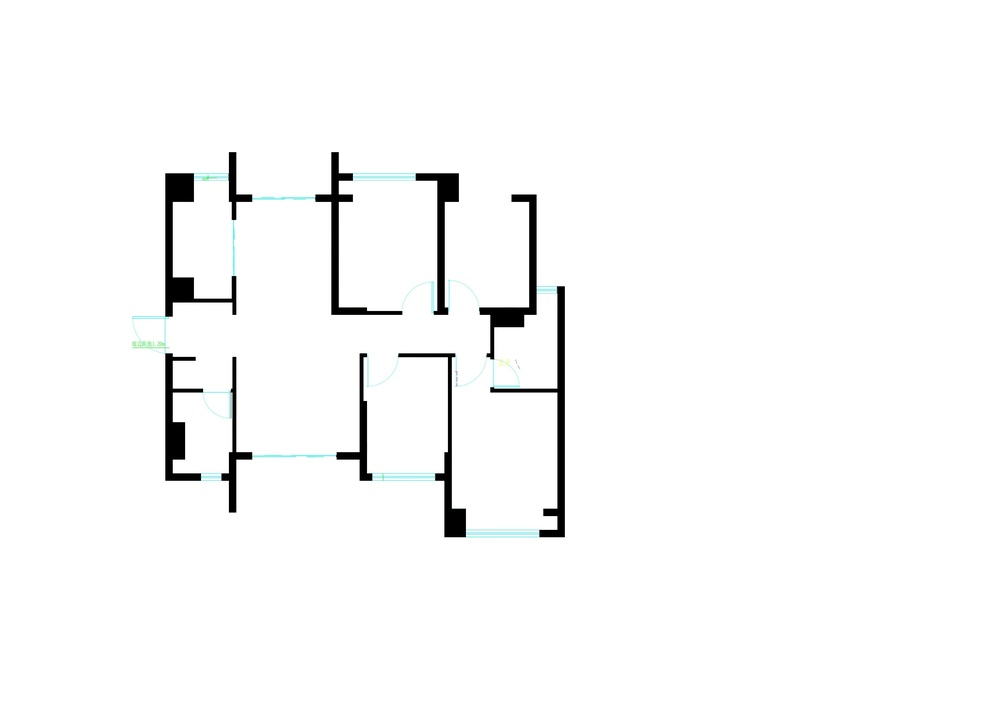
#> input picture DataProcess/ParseDoorLine/data/tmp_res2/tmp2.jpg, 999 x 706 px, shrunk from 2828 x 2000 before the run
$ python deal_convert1.py
#> lines starting #> are read from the running program, lines starting #| are printed output that depends on the picture; after the words box and inside, x2 and y2 are one past the last pixel; in counts of white or black regions, pixels touching at a corner belong together
### DataProcess/ParseDoorLine/src/deal_mask1.py
import cv2
import numpy as np
import os
import random

def imgRead(imgpath):
#> called with imgpath = '../data/tmp_res2/tmp2.jpg'
    if not os.path.exists(imgpath):
        print('img path not exist')
        return None
    return cv2.imdecode(np.fromfile(imgpath, dtype=np.uint8), cv2.IMREAD_COLOR)
#> returned value is the input picture: shape (706, 999, 3); mean B, G, R 248.9, 248.9, 248.7

# [5 lines left out: function imgReadGray, not called in this run]

def imgWrite(imgpath, img):
    cv2.imencode(os.path.splitext(imgpath)[1], img)[1].tofile(imgpath)

# [34 lines left out: functions is_binary_image, test_binary, not called in this run]

def filter_contours(contours, min_area=10):
    filtered_contours = [cnt for cnt in contours if cv2.contourArea(cnt) > min_area]
    return filtered_contours

# [114 lines left out: functions get_binary_contours, find_rooms, get_connected_region, not called in this run]


# [2 lines that do not run on import are left out]
    # get_connected_region()
    # test_binary()

### DataProcess/ParseDoorLine/src/deal_convert1.py
import cv2
import numpy as np
import json
from deal_mask1 import imgRead, imgReadGray, imgWrite, is_binary_image

# [121 lines left out: functions load_labelme_polygons, apply_mask_to_image, filter_others, load_labelme_polygons2, apply_mask_to_image2, paint_black, not called in this run]

def img_to_binary():
    img_path = '../data/tmp_res2/tmp2.jpg'
    img = imgRead(img_path)

    # # 提取蓝色通道
    # blue_channel = img[:, :, 0]
    # # 将蓝色通道转换为灰度图（实际上这里已经是灰度值）
    # gray_img = blue_channel

    gray_img = cv2.cvtColor(img, cv2.COLOR_BGR2GRAY)
    # res = is_binary_image(gray_img)
    # print('res:', res)

    imgWrite('../data/tmp_res2/tmp30.jpg', gray_img)

    # 对灰度图进行二值化处理
    _, binarized_img = cv2.threshold(gray_img, 1, 255, cv2.THRESH_BINARY)
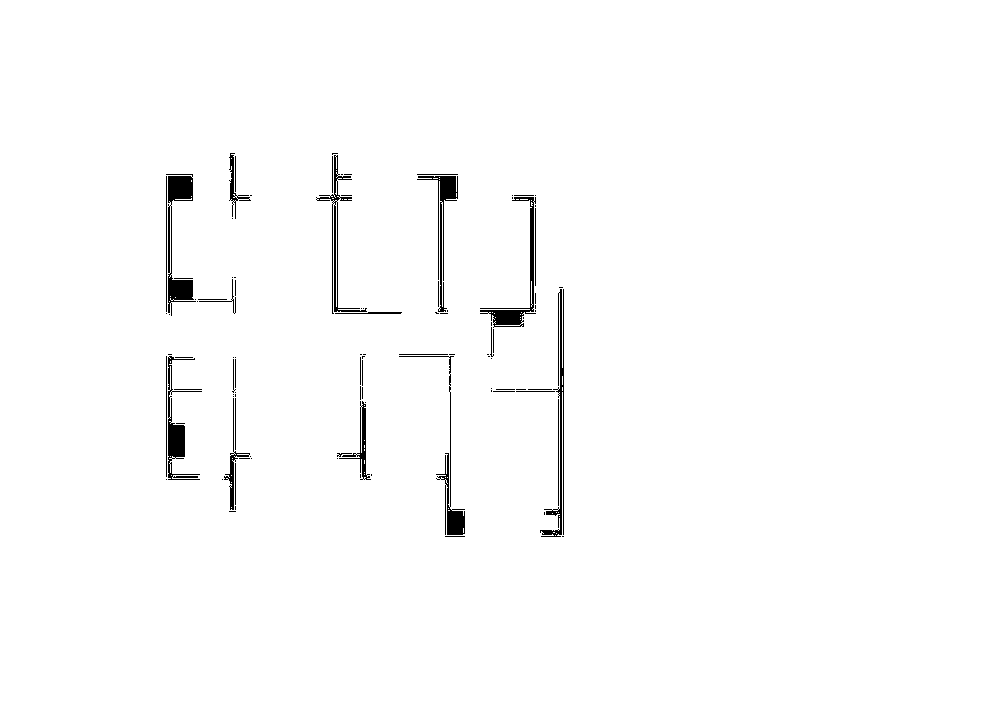
#> binarized_img: shape (706, 999); 98.6% white; 101 black regions (64 under 20 px), largest, box (x1, y1, x2, y2) and area: (166, 174, 196, 316) 1423, (480, 197, 536, 328) 1073, (540, 289, 564, 537) 1055

    # 保存二值化后的图像
    imgWrite('../data/tmp_res2/tmp3.jpg', binarized_img)


if __name__ == "__main__":
    # filter_others()
    # paint_black()
    img_to_binary()

$ run again, with DataProcess/ParseCeiling/imgs/templates/template1.jpg copied over DataProcess/ParseDoorLine/data/tmp_res2/tmp2.jpg
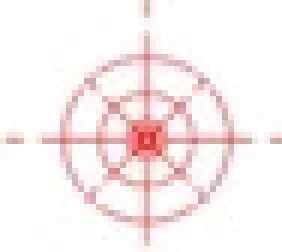
#> input picture DataProcess/ParseCeiling/imgs/templates/template1.jpg, 47 x 42 px, shrunk from 133 x 120 before the run (shown 6 times larger)
#> in imgRead, returned value is the input picture: shape (42, 47, 3); mean B, G, R 238.2, 238.7, 249.2
#> in img_to_binary, `gray_img = cv2.cvtColor(img, cv2.COLOR_BGR2GRAY)`:
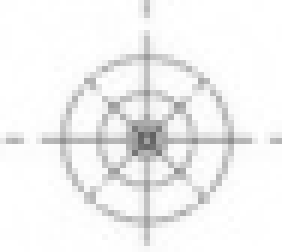
#> gray_img: shape (42, 47) (shown 6 times larger); min 97, max 255, mean 241.8
#> binarized_img: shape (42, 47); every value is 255

$ run again, with DataProcess/ParseCeiling/imgs/templates/template3.jpg copied over DataProcess/ParseDoorLine/data/tmp_res2/tmp2.jpg
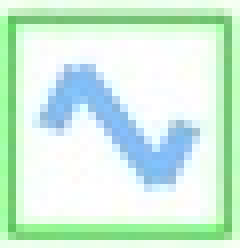
#> input picture DataProcess/ParseCeiling/imgs/templates/template3.jpg, 30 x 31 px, shrunk from 84 x 87 before the run (shown 8 times larger)
#> in imgRead, returned value is the input picture: shape (31, 30, 3); mean B, G, R 220.7, 239.7, 207.8
#> in img_to_binary, `gray_img = cv2.cvtColor(img, cv2.COLOR_BGR2GRAY)`:
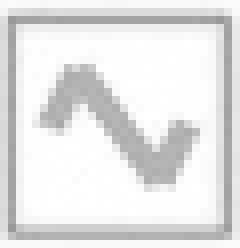
#> gray_img: shape (31, 30) (shown 8 times larger); min 153, max 255, mean 228
#> binarized_img: shape (31, 30); every value is 255
